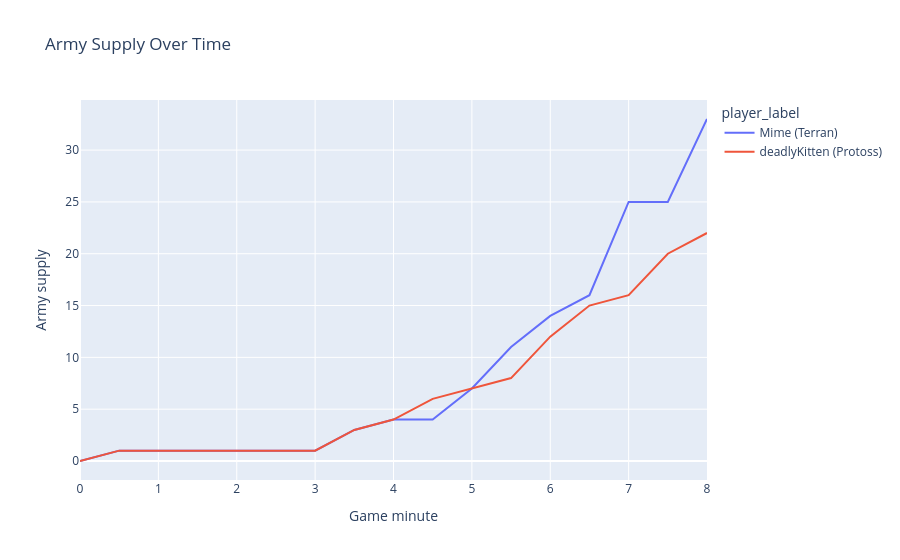

Notebook source saved alongside this figure:
### Markdown cell above
## 7. Army supply over time

### Code cell
fig_army = px.line(
    snap, x='minute', y='army_supply',
    color='player_label',
    title='Army Supply Over Time',
    labels={'minute': 'Game minute', 'army_supply': 'Army supply'},
)
fig_army.show()

### Figure 1 — Plotly figure (JSON) as saved in the notebook; plotly's stock layout.template omitted (floating-point values rounded to 4 significant figures)
{"data": [{"hovertemplate": "player_label=Mime (Terran)<br>Game minute=%{x}<br>Army supply=%{y}<extra></extra>", "legendgroup": "Mime (Terran)", "line": {"color": "#636efa", "dash": "solid"}, "marker": {"symbol": "circle"}, "mode": "lines", "name": "Mime (Terran)", "orientation": "v", "showlegend": true, "type": "scatter", "x": [0.0, 0.5, 1.0, 1.5, 2.0, 2.5, 3.0, 3.5, 4.0, 4.5, 5.0, 5.5, 6.0, 6.5, 7.0, 7.5, 8.0], "xaxis": "x", "y": [0.0, 1.0, 1.0, 1.0, 1.0, 1.0, 1.0, 3.0, 4.0, 4.0, 7.0, 11.0, 14.0, 16.0, 25.0, 25.0, 33.0], "yaxis": "y"}, {"hovertemplate": "player_label=deadlyKitten (Protoss)<br>Game minute=%{x}<br>Army supply=%{y}<extra></extra>", "legendgroup": "deadlyKitten (Protoss)", "line": {"color": "#EF553B", "dash": "solid"}, "marker": {"symbol": "circle"}, "mode": "lines", "name": "deadlyKitten (Protoss)", "orientation": "v", "showlegend": true, "type": "scatter", "x": [0.0, 0.5, 1.0, 1.5, 2.0, 2.5, 3.0, 3.5, 4.0, 4.5, 5.0, 5.5, 6.0, 6.5, 7.0, 7.5, 8.0], "xaxis": "x", "y": [0.0, 1.0, 1.0, 1.0, 1.0, 1.0, 1.0, 3.0, 4.0, 6.0, 7.0, 8.0, 12.0, 15.0, 16.0, 20.0, 22.0], "yaxis": "y"}], "layout": {"legend": {"title": {"text": "player_label"}, "tracegroupgap": 0}, "title": {"text": "Army Supply Over Time"}, "xaxis": {"anchor": "y", "domain": [0, 1], "title": {"text": "Game minute"}}, "yaxis": {"anchor": "x", "domain": [0, 1], "title": {"text": "Army supply"}}}}
